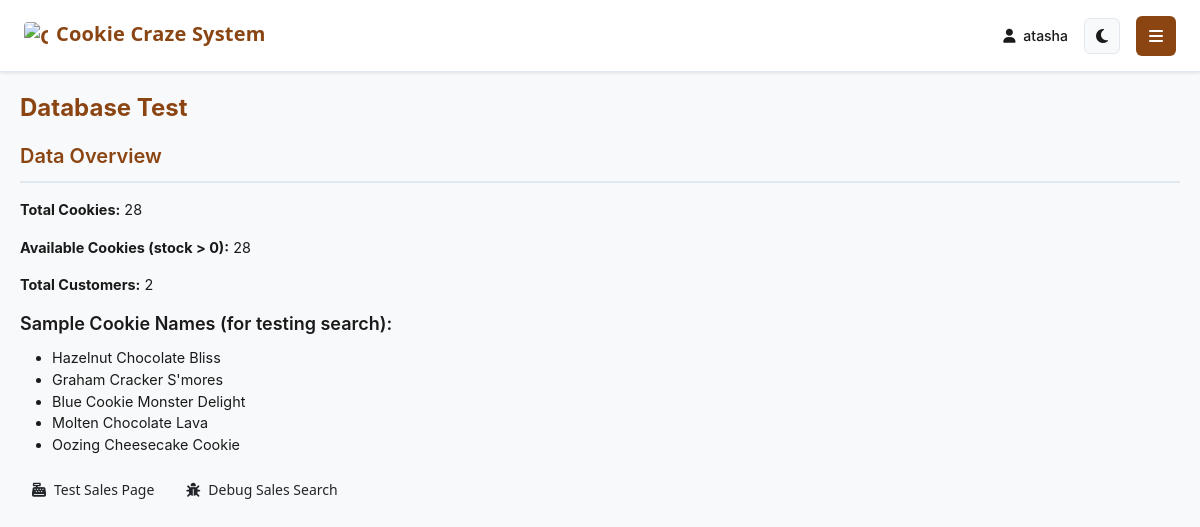
/app/test-data/ (signed in), run on the app's committed database.
### cookie_app/models.py (models this page shows, shortened)
class Cookie(models.Model):
    FLAVOR_CHOICES = [
        ('chocolate', 'Chocolate'), ('vanilla', 'Vanilla'), ('strawberry', 'Strawberry'),
        ('oatmeal', 'Oatmeal'), ('peanut_butter', 'Peanut Butter'), ('butter', 'Butter'),
        ('white_chocolate', 'White Chocolate'), ('almond', 'Almond'), ('pistachio', 'Pistachio'),
        ('caramel', 'Caramel'), ('mint_chocolate', 'Mint Chocolate'), ('cream_cheese', 'Cream Cheese'),
        ('spice', 'Spice'), ('ube', 'Ube'), ('matcha', 'Matcha'),
        ('chocolate_hazelnut', 'Chocolate Hazelnut'), ('chocolate_marshmallow', 'Chocolate Marshmallow'),
        ('almond_oat', 'Almond Oat'),
    ]
    category = models.ForeignKey(Category, on_delete=models.PROTECT, related_name='cookies')
    image = models.ImageField(upload_to='cookies/', null=True, blank=True)
    name = models.CharField(max_length=100)
    flavor = models.CharField(max_length=30, choices=FLAVOR_CHOICES)
    price = models.DecimalField(max_digits=6, decimal_places=2, validators=[MinValueValidator(Decimal('0.01'))])
    stock_quantity = models.IntegerField(default=0, validators=[MinValueValidator(0)])
    description = models.TextField(blank=True, null=True)
    expiration_date = models.DateField(blank=True, null=True)
    is_available = models.BooleanField(default=True)
    created_at = models.DateTimeField(auto_now_add=True)
    updated_at = models.DateTimeField(auto_now=True)

### cookie_app/views.py (the view)
# urls.py: path('test-data/', views.test_data, name='test_data'),
@login_required
def test_data(request):
    cookie_count = Cookie.objects.count()
    available_cookies = Cookie.objects.filter(stock_quantity__gt=0).count()
    customer_count = Customer.objects.count()
    order_count = Order.objects.count()
    sample_cookies = Cookie.objects.values_list('name', flat=True)[:5]
    return render(request, 'test_data.html', {
        'cookie_count': cookie_count,
        'available_cookies': available_cookies,
        'customer_count': customer_count,
        'order_count': order_count,
        'sample_cookies': list(sample_cookies),
    })

### templates/test_data.html (shortened to what this page needs)
{% extends 'base.html' %}
{% block content %}
<h1>Database Test</h1>
<div class="debug-info">
    <h2>Data Overview</h2>
    <p><strong>Total Cookies:</strong> {{ cookie_count }}</p>
    <p><strong>Available Cookies (stock > 0):</strong> {{ available_cookies }}</p>
    <p><strong>Total Customers:</strong> {{ customer_count }}</p>
    <h3>Sample Cookie Names (for testing search):</h3>
    <ul>
        {% for cookie in sample_cookies %}
        <li>{{ cookie }}</li>
        {% empty %}
        <li>No cookies in database</li>
        {% endfor %}
    </ul>
</div>
<div class="action-buttons">
    <a href="{% url 'record_sale' %}" class="btn">
        <i class="fas fa-cash-register"></i> Test Sales Page
    </a>
    <a href="{% url 'debug_sales_search' %}" class="btn">
        <i class="fas fa-bug"></i> Debug Sales Search
    </a>
</div>
{% endblock %}

### templates/base.html (shortened to what this page needs)
<!DOCTYPE html>
<html lang="en">
<head>
    {% load static %}
    <link href="https://cdn.jsdelivr.net/npm/bootstrap@5.3.2/dist/css/bootstrap.min.css" rel="stylesheet">
    <link rel="stylesheet" href="https://cdnjs.cloudflare.com/ajax/libs/font-awesome/6.4.0/css/all.min.css">
    <link rel="stylesheet" href="{% static 'css/style.css' %}">
</head>
<body data-theme="light" {% if user.is_authenticated %}class="authenticated"{% endif %}>
    {% if user.is_authenticated %}
    <div class="main-content" id="main-content">
        <header class="header">
            <div class="header-title">
                {% if request.path == '/app/admin-dashboard/' %}
                    Admin Dashboard
                {% elif request.path == '/app/staff-dashboard/' %}
                    Staff Dashboard
                {% elif 'inventory' in request.path %}
                    <span class="brand-title">
                        <img src="{% static 'images/cookie-craze-logo.png' %}" alt="Cookie Craze" class="brand-logo">
                        <span>Cookie Craze System</span>
                    </span>
                {% elif 'sale' in request.path and 'daily-sales' not in request.path %}
                    <span class="brand-title">
                        <img src="{% static 'images/cookie-craze-logo.png' %}" alt="Cookie Craze" class="brand-logo">
                        <span>Cookie Craze System</span>
                    </span>
                {% elif 'daily-sales' in request.path %}
                    <span class="brand-title">
                        <img src="{% static 'images/cookie-craze-logo.png' %}" alt="Cookie Craze" class="brand-logo">
                        <span>Cookie Craze System</span>
                    </span>
                {% elif 'staff-management' in request.path %}
                    Staff Management
                {% elif 'admin-sales-monitoring' in request.path %}
                    Sales Monitoring
                {% elif 'staff-sales-history' in request.path %}
                    My Sales History
                {% elif 'report' in request.path %}
                    Reports & Analytics
                {% else %}
                    <span class="brand-title">
                        <img src="{% static 'images/cookie-craze-logo.png' %}" alt="Cookie Craze" class="brand-logo">
                        <span>Cookie Craze System</span>
                    </span>
                {% endif %}
            </div>
            <div class="header-right">
                <div class="user-info">
                    <span>
                        {% if user.is_superuser or user.staff.role == 'admin' %}
                            <i class="fas fa-crown text-warning me-1"></i>
                        {% else %}
                            <i class="fas fa-user me-1"></i>
                        {% endif %}
                        {{ user.username }}
                    </span>
                    <button class="theme-toggle" id="themeToggle" title="Toggle dark mode">
                    </button>
                </div>
                <button class="sidebar-toggle" id="sidebarToggle" title="Toggle sidebar">
                    <i class="fas fa-bars"></i>
                </button>
            </div>
        </header>
        <div class="content">
            {% block content %}
            {% endblock %}
        </div>
    </div>
    {% endif %}
</body>
</html>

### static/css/style.css (style rules this page uses)
:root { --primary: #8B4513; --primary-light: #A0522D; --primary-dark: #654321; --accent: #D2691E; --accent-light: #F5DEB3; --bg-primary: #f8f9fa; --bg-secondary: #ffffff; --bg-tertiary: #e9ecef; --text-primary: #2d3748; --text-secondary: #4a5568; --text-muted: #718096; --border: #cbd5e0; --success: #38a169; --warning: #d69e2e; --danger: #e53e3e; --info: #3182ce; --shadow-sm: 0 1px 2px rgba(0, 0, 0, 0.05); --shadow: 0 2px 4px rgba(0, 0, 0, 0.1); --shadow-lg: 0 4px 8px rgba(0, 0, 0, 0.15); --font-family: 'Segoe UI', system-ui, -apple-system, sans-serif; --text-xs: 0.75rem; --text-sm: 0.875rem; --text-base: 1rem; --text-lg: 1.125rem; --text-xl: 1.25rem; --text-2xl: 1.5rem; --text-3xl: 1.875rem; --space-1: 0.25rem; --space-2: 0.5rem; --space-3: 0.75rem; --space-4: 1rem; --space-5: 1.25rem; --space-6: 1.5rem; --space-8: 2rem; --radius-sm: 4px; --radius: 6px; --radius-lg: 8px; --radius-xl: 12px; }
* { margin: 0; padding: 0; box-sizing: border-box; transition: background-color 0.3s ease, color 0.3s ease, border-color 0.3s ease; }
body { font-family: var(--font-family); background: var(--bg-primary); color: var(--text-primary); line-height: 1.5; font-size: var(--text-base); font-weight: 400; -webkit-font-smoothing: antialiased; -moz-osx-font-smoothing: grayscale; }
h1, h2, h3, h4, h5, h6 { color: var(--text-primary); font-weight: 600; line-height: 1.3; margin-bottom: var(--space-4); }
h1 { font-size: var(--text-3xl); color: var(--primary); font-weight: 700; margin-bottom: var(--space-5); }
h2 { font-size: var(--text-2xl); color: var(--primary); font-weight: 600; border-bottom: 2px solid var(--border); padding-bottom: var(--space-3); margin-bottom: var(--space-4); }
h3 { font-size: var(--text-xl); color: var(--text-primary); font-weight: 600; margin-bottom: var(--space-3); }
.content { padding: var(--space-5); max-width: 1400px; margin: 0 auto; }
.btn { display: inline-flex; align-items: center; gap: var(--space-2); padding: var(--space-2) var(--space-4); border: none; border-radius: var(--radius); font-size: var(--text-sm); font-weight: 600; text-decoration: none; cursor: pointer; transition: all 0.2s ease; font-family: var(--font-family); }
.action-buttons { display: flex; gap: var(--space-2); }

### data on the page
Cookie: name "Hazelnut Chocolate Bliss"
Cookie: name "Graham Cracker S'mores"
Cookie: name "Blue Cookie Monster Delight"
Cookie: name "Molten Chocolate Lava"
Cookie: name "Oozing Cheesecake Cookie"

### other printed values
{{ user.username }} "atasha"
{{ cookie_count }} "28"
{{ available_cookies }} "28"
{{ customer_count }} "2"
